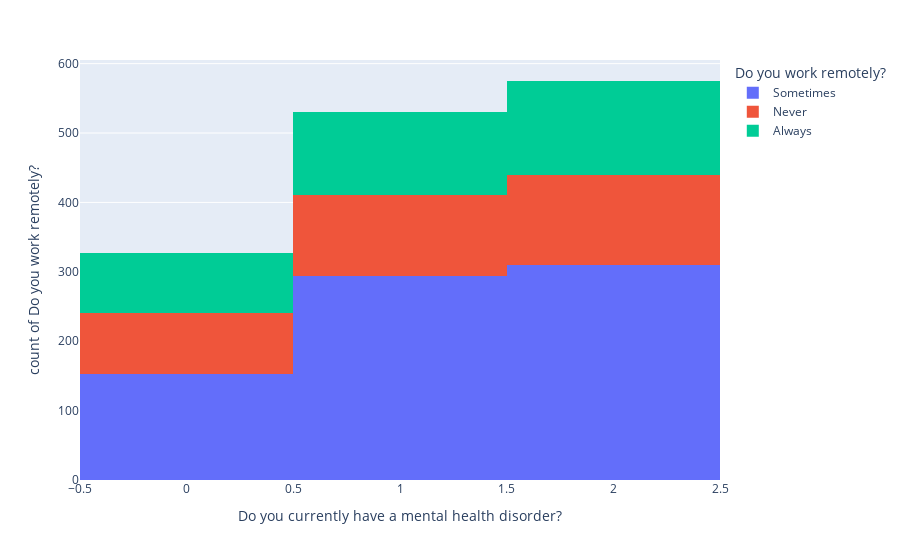

The notebook cell this image was saved under:
### Code cell
fig = px.histogram(data,
                   x="Do you currently have a mental health disorder?",
                   y="Do you work remotely?",
                   color="Do you work remotely?",
                   hover_data=data.columns)
fig.show()

### Figure 1 — Plotly figure (JSON) as saved in the notebook; plotly's stock layout.template omitted (floating-point values rounded to 4 significant figures; data arrays with more than 128 entries replaced by an {"elided": "..."} marker saying what was removed)
{"data": [{"alignmentgroup": "True", "bingroup": "x", "hoverlabel": {"namelength": 0}, "hovertemplate": "Do you work remotely?=Sometimes<br>Do you currently have a mental health disorder?=%{x}<br>count of Do you work remotely?=%{y}", "legendgroup": "Sometimes", "marker": {"color": "#636efa"}, "name": "Sometimes", "offsetgroup": "Sometimes", "orientation": "v", "showlegend": true, "type": "histogram", "x": {"elided": "757 int values"}, "xaxis": "x", "y": {"elided": "757 str values"}, "yaxis": "y"}, {"alignmentgroup": "True", "bingroup": "x", "hoverlabel": {"namelength": 0}, "hovertemplate": "Do you work remotely?=Never<br>Do you currently have a mental health disorder?=%{x}<br>count of Do you work remotely?=%{y}", "legendgroup": "Never", "marker": {"color": "#EF553B"}, "name": "Never", "offsetgroup": "Never", "orientation": "v", "showlegend": true, "type": "histogram", "x": {"elided": "333 int values"}, "xaxis": "x", "y": {"elided": "333 str values"}, "yaxis": "y"}, {"alignmentgroup": "True", "bingroup": "x", "hoverlabel": {"namelength": 0}, "hovertemplate": "Do you work remotely?=Always<br>Do you currently have a mental health disorder?=%{x}<br>count of Do you work remotely?=%{y}", "legendgroup": "Always", "marker": {"color": "#00cc96"}, "name": "Always", "offsetgroup": "Always", "orientation": "v", "showlegend": true, "type": "histogram", "x": {"elided": "343 int values"}, "xaxis": "x", "y": {"elided": "343 str values"}, "yaxis": "y"}], "layout": {"barmode": "relative", "legend": {"title": {"text": "Do you work remotely?"}, "tracegroupgap": 0}, "margin": {"t": 60}, "xaxis": {"anchor": "y", "domain": [0, 1], "title": {"text": "Do you currently have a mental health disorder?"}}, "yaxis": {"anchor": "x", "categoryarray": ["Always", "Never", "Sometimes"], "categoryorder": "array", "domain": [0, 1], "title": {"text": "count of Do you work remotely?"}}}}
